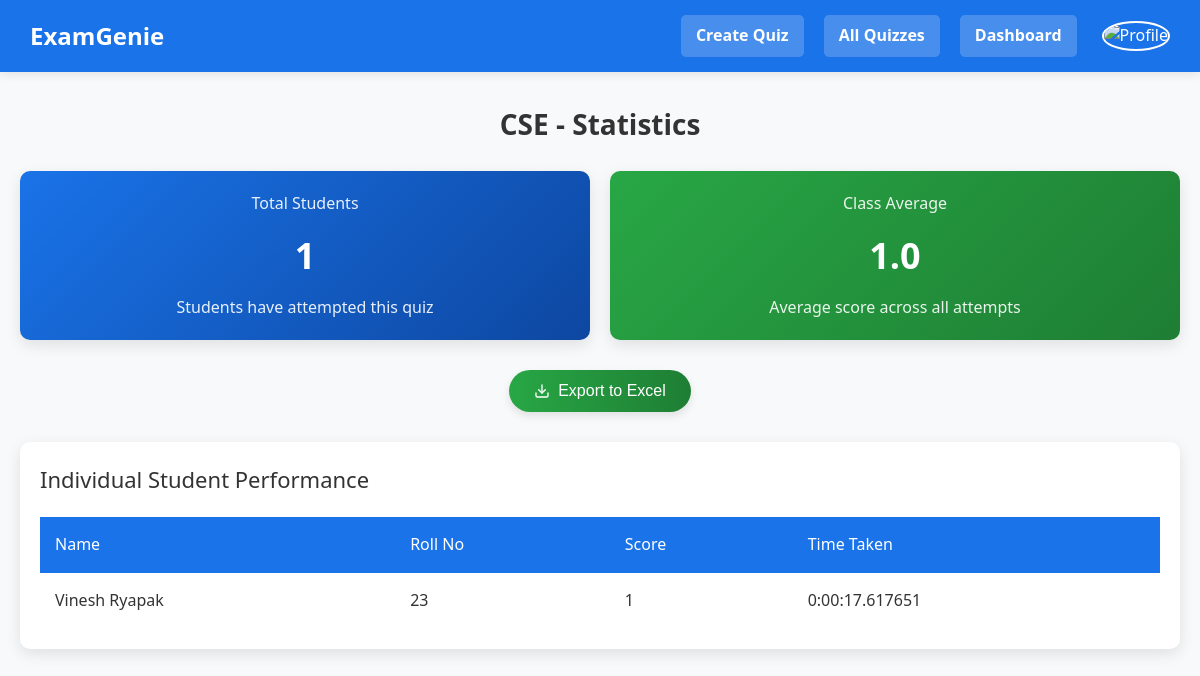
/quiz-statistics/11/, run on the app's committed database.
### main/models.py (models this page shows, shortened)
class Quiz(models.Model):
    teacher = models.ForeignKey('Teacher', on_delete=models.CASCADE, related_name='quizzes')
    title = models.CharField(max_length=255)
    description = models.TextField(blank=True, null=True)
    expiration_date = models.DateTimeField()
    quiz_code = models.UUIDField(default=uuid.uuid4, unique=True, editable=False)  # Unique quiz link
    duration = models.IntegerField(default=30)  # Duration in minutes

class StudentAttempt(models.Model):
    quiz = models.ForeignKey(Quiz, on_delete=models.CASCADE, related_name="attempts")
    first_name = models.CharField(max_length=100)
    last_name = models.CharField(max_length=100)
    roll_no = models.CharField(max_length=50)
    year = models.CharField(max_length=10)
    branch = models.CharField(max_length=50)
    division = models.CharField(max_length=10)
    start_time = models.DateTimeField(default=now)  # ✅ Add this line
    score = models.IntegerField(default=0)
    total_time_taken = models.DurationField(null=True, blank=True)

### main/views3.py (the view)
# urls.py: path("quiz-statistics/<int:quiz_id>/", views3.quiz_statistics, name="quiz_statistics"),
def quiz_statistics(request, quiz_id):
    quiz = get_object_or_404(Quiz, id=quiz_id)
    attempts = StudentAttempt.objects.filter(quiz=quiz)
    total_students = attempts.count()
    average_score = attempts.aggregate(Avg("score"))["score__avg"] or 0
    return render(
        request,
        "main/quiz_statistics.html",
        {
            "quiz": quiz,
            "total_students": total_students,
            "average_score": round(average_score, 2),
            "attempts": attempts
        }
    )

### main/templates/main/quiz_statistics.html (shortened to what this page needs)
<!DOCTYPE html>
<html lang="en">
<head>
</head>
<body>
    <nav class="navbar">
        <a href="{% if user.is_authenticated %}{% url 'dashboard' %}{% else %}{% url 'login' %}{% endif %}" class="navbar-brand">
            ExamGenie
        </a>
        <div class="navbar-links">
            <a href="{% url 'create_quiz' %}" class="nav-item">Create Quiz</a>
            <a href="{% url 'quiz_analysis' %}" class="nav-item">All Quizzes</a>
            <a href="{% url 'dashboard' %}" class="nav-item">Dashboard</a>
            <div class="profile-container" id="profile-container">
                <img src="{{ user.profile_photo.url }}" alt="Profile" class="profile-photo" id="profile-photo">
            </div>
        </div>
    </nav>
    <div class="container">
        <h1 class="page-title">{{ quiz.title }} - Statistics</h1>
        <div class="stats-dashboard">
            <div class="stats-card primary">
                <div class="stats-label">Total Students</div>
                <div class="stats-value">{{ total_students }}</div>
                <div class="stats-label">Students have attempted this quiz</div>
            </div>
            <div class="stats-card success">
                <div class="stats-label">Class Average</div>
                <div class="stats-value">{{ average_score }}</div>
                <div class="stats-label">Average score across all attempts</div>
            </div>
        </div>
        <div class="action-bar">
            <button class="export-btn" onclick="exportToExcel()">
                Export to Excel
            </button>
        </div>
        <div class="data-table-container">
            <h2 class="section-title">Individual Student Performance</h2>
            <table class="data-table">
                <thead>
                    <tr>
                        <th>Name</th>
                        <th>Roll No</th>
                        <th>Score</th>
                        <th>Time Taken</th>
                    </tr>
                </thead>
                <tbody>
                    {% for attempt in attempts %}
                    <tr>
                        <td>{{ attempt.first_name }} {{ attempt.last_name }}</td>
                        <td>{{ attempt.roll_no }}</td>
                        <td>{{ attempt.score }}</td>
                        <td>{{ attempt.total_time_taken }}</td>
                    </tr>
                    {% endfor %}
                </tbody>
            </table>
        </div>
    </div>
</body>
</html>

### main/templates/main/quiz_statistics.html (style rules this page uses)
* { margin: 0; padding: 0; box-sizing: border-box; }
body { font-family: 'Segoe UI', Tahoma, Geneva, Verdana, sans-serif; background-color: #f8f9fa; color: #333; line-height: 1.6; }
.navbar { background-color: #1a73e8; color: white; padding: 15px 30px; display: flex; align-items: center; justify-content: space-between; position: sticky; top: 0; z-index: 1000; box-shadow: 0 2px 10px rgba(0,0,0,0.1); }
.navbar-brand { font-size: 24px; font-weight: bold; color: white; text-decoration: none; }
.navbar-links { display: flex; align-items: center; }
.nav-item { background-color: rgba(255, 255, 255, 0.2); color: white; font-weight: bold; text-decoration: none; padding: 8px 15px; border-radius: 5px; margin: 0 10px; transition: background-color 0.3s; }
.profile-container { position: relative; margin-left: 15px; }
.profile-photo { width: 40px; height: 40px; border-radius: 50%; object-fit: cover; border: 2px solid white; cursor: pointer; transition: transform 0.2s; }
.container { max-width: 1200px; margin: 30px auto; padding: 0 20px; }
.page-title { color: #333; font-size: 28px; margin-bottom: 25px; text-align: center; font-weight: 600; }
.stats-dashboard { display: grid; grid-template-columns: repeat(auto-fit, minmax(300px, 1fr)); gap: 20px; margin-bottom: 30px; }
.stats-card { background: white; border-radius: 10px; padding: 20px; box-shadow: 0 5px 15px rgba(0,0,0,0.1); text-align: center; transition: transform 0.3s; }
.stats-card.primary { background: linear-gradient(135deg, #1a73e8, #0d47a1); color: white; }
.stats-card.success { background: linear-gradient(135deg, #28a745, #1e7e34); color: white; }
.stats-value { font-size: 36px; font-weight: 600; margin: 10px 0; }
.stats-label { font-size: 16px; opacity: 0.9; }
.data-table-container { background: white; border-radius: 10px; padding: 20px; box-shadow: 0 5px 15px rgba(0,0,0,0.1); margin-bottom: 30px; }
.section-title { font-size: 22px; margin-bottom: 20px; color: #333; font-weight: 500; }
.data-table { width: 100%; border-collapse: collapse; margin-top: 10px; }
.data-table th { background-color: #1a73e8; color: white; padding: 15px; text-align: left; font-weight: 500; }
.data-table td { padding: 15px; border-bottom: 1px solid #eee; }
.data-table tr:last-child td { border-bottom: none; }
.action-bar { display: flex; justify-content: center; margin-bottom: 30px; }
.export-btn { background: linear-gradient(to right, #28a745, #1e7e34); color: white; border: none; padding: 12px 25px; border-radius: 50px; font-size: 16px; font-weight: 500; cursor: pointer; transition: all 0.3s; display: flex; align-items: center; justify-content: center; box-shadow: 0 4px 8px rgba(0,0,0,0.1); }
.icon { margin-right: 8px; }

### data on the page
Quiz: title "CSE"
StudentAttempt: first_name "Vinesh", last_name "Ryapak", roll_no "23", score "1", total_time_taken "0:00:17.617651"

### other printed values
{{ total_students }} "1"
{{ average_score }} "1.0"
